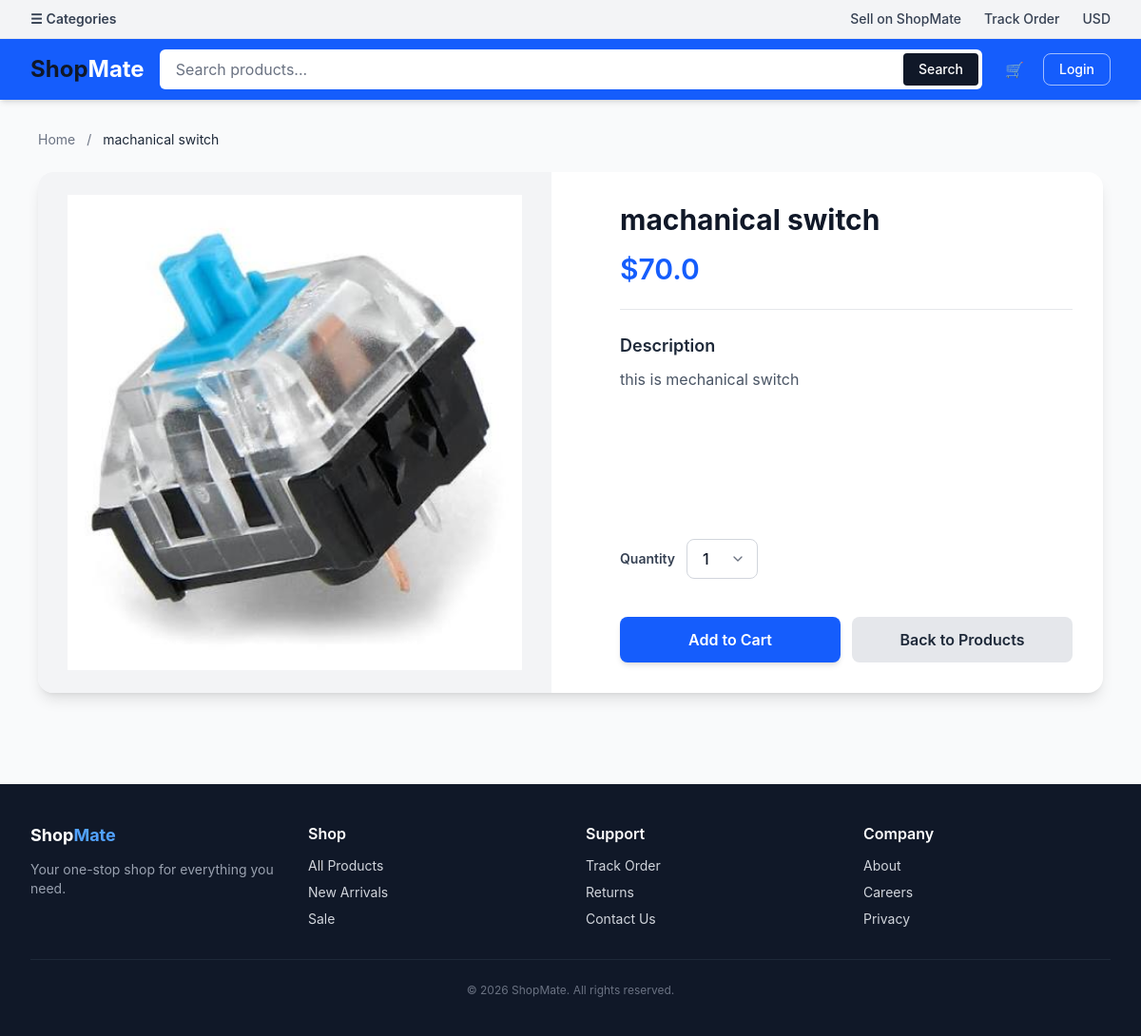
/ecom/machanical-switch, run on the app's committed database.
### ecom/models.py (models this page shows, shortened)
class Product(models.Model):
    name = models.CharField(max_length=200)
    price = models.FloatField()
    description = models.TextField()
    image = models.ImageField(upload_to='Ecom/images')
    slug = models.SlugField(unique=True, blank=True)
    stock = models.IntegerField()
    active = models.BooleanField()

### ecom/views.py (the view)
# urls.py: path('<slug:slug>',views.detail,name='detail'),
def detail (request, slug):
    product = Product.objects.get(slug=slug)
    context = {'product':product}
    return  render(request, "ecom/detail.html", context)

### cart/cart.py (called while the page is built)
    def __len__(self):
        return sum(int(item['qty']) for item in self.cart.values())

### cart/context_processors.py (called while the page is built)
def cart_context(request):
    return {'cart': Cart(request)}

### ecom/templates/ecom/detail.html (shortened to what this page needs)
{% extends 'ecom/base.html' %}
{% load static %}
{% block body %}
<div class="product-detail">
    <nav class="product-detail__breadcrumb">
        <a href="{% url 'index' %}">Home</a>
        <span class="product-detail__breadcrumb-separator">/</span>
        <span class="product-detail__breadcrumb-current">{{ product.name }}</span>
    </nav>
    <div class="product-detail__card">
        <div class="product-detail__image-wrapper">
            {% if product.image %}
                <img src="{{ product.image.url }}"
                     alt="{{ product.name }}"
                     class="product-detail__image">
            {% endif %}
        </div>
        <div class="product-detail__info">
            <div>
                <h1 class="product-detail__name">{{ product.name }}</h1>
                <p class="product-detail__price">${{ product.price }}</p>
                <hr class="product-detail__divider">
                <h2 class="product-detail__section-title">Description</h2>
                <p class="product-detail__description">
                    {{ product.description|default:"No description available for this product." }}
                </p>
            </div>
            <div class="product-detail__actions-wrapper">
                <div class="product-detail__quantity">
                    <label for="quantity" class="product-detail__quantity-label">
                        Quantity
                    </label>
                    <select id="quantity"
                            name="quantity"
                            class="product-detail__quantity-select">
                        <option value="1">1</option>
                    </select>
                </div>
                <div class="product-detail__actions">
                    <button class="btn-primary flex-1" onclick="addToCart({{ product.id }})" data-product-id="{{ product.id }}" type="button">
                        Add to Cart
                    </button>
                    <a href="{% url 'ecom:index' %}" class="btn-secondary flex-1">
                        Back to Products
                    </a>
                </div>
            </div>
        </div>
    </div>
</div>
{% endblock %}

### data on the page
Product: name "machanical switch", image (picture), price "70.0", description "this is mechanical switch"
